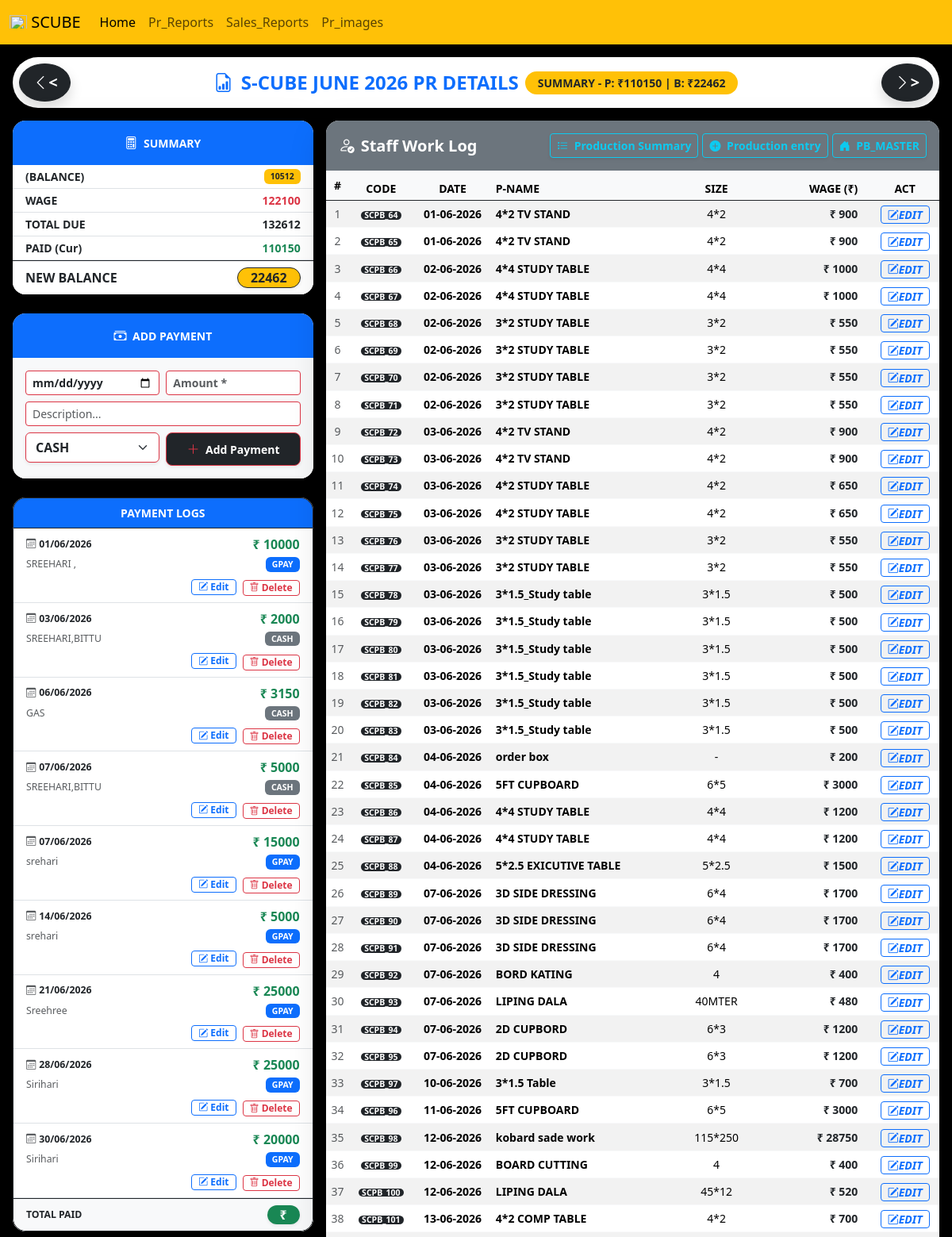
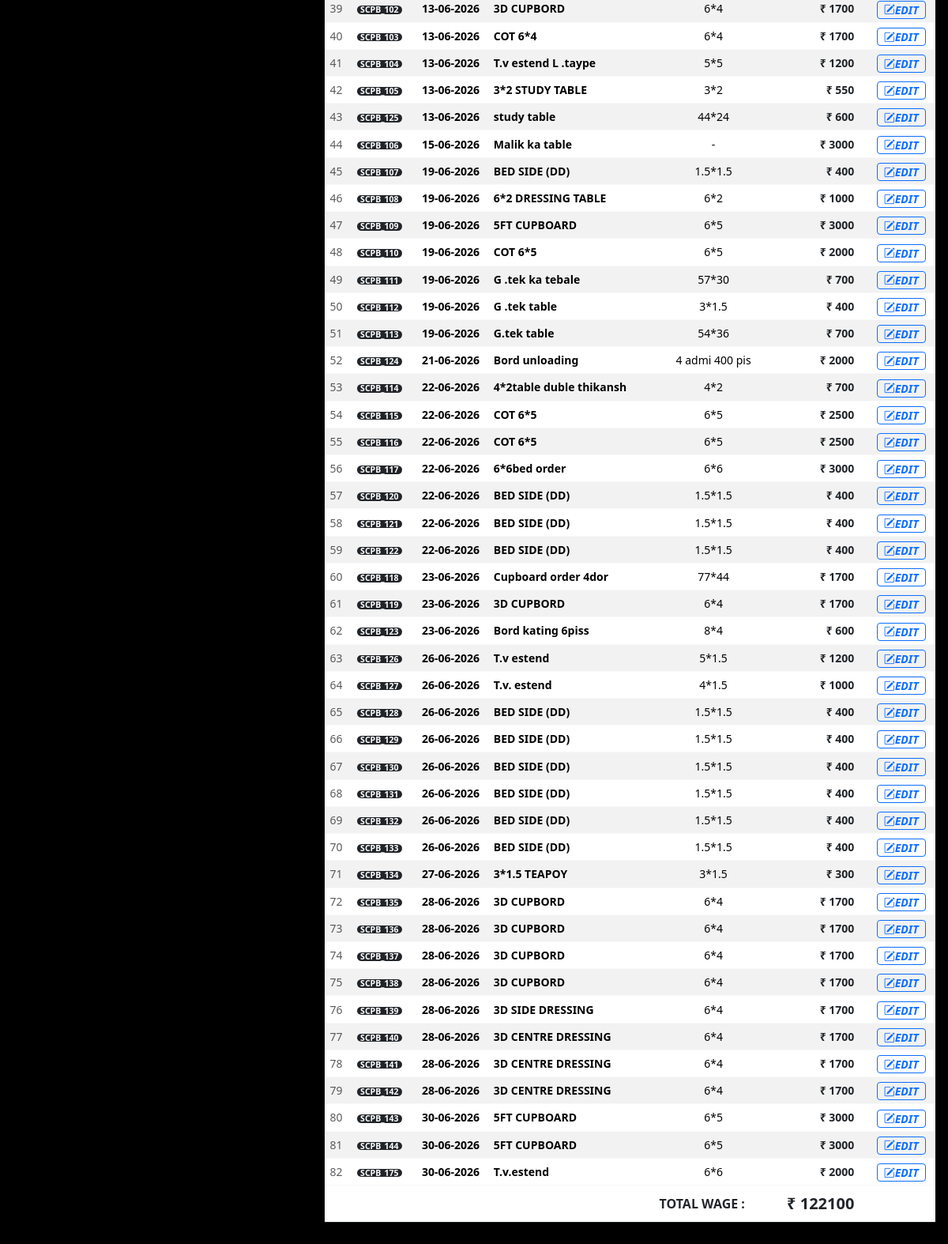
Screenshot of /reports/wage-paid-report/2026/6/ (signed in) with the database file from the repository (2 pictures, top to bottom).
### manager/models.py (models this page shows, shortened)
class PB_Paid_Entry(models.Model):
    PAYMENT_MODE_CHOICES = [
        ('CASH', 'CASH'),
        ('GPAY', 'GPAY'),
    ]
    date = models.DateField(verbose_name="Date")
    amount = models.DecimalField(max_digits=12, decimal_places=2, verbose_name="Amount")
    description = models.CharField(max_length=255, null=True, blank=True, verbose_name="Description")
    payment_mode = models.CharField(max_length=10, choices=PAYMENT_MODE_CHOICES, default='CASH', verbose_name="Payment Mode")

### manager/views.py (the view, shortened to what this page needs)
# urls.py: path('reports/wage-paid-report/', views.wage_paid_report, name='wage_report_current'),
@user_passes_test(is_pb_worker_or_admin)
def wage_paid_report(request, year=None, month=None):
    today = datetime.date.today()
    if year is None: year = today.year
    if month is None: month = today.month
    start_of_month = datetime.date(year, month, 1)
    next_m_y = year + (month // 12)
    next_m_m = (month % 12) + 1
    end_of_month = datetime.date(next_m_y, next_m_m, 1) - datetime.timedelta(days=1)
    prev_m_y = year + ((month - 2) // 12)
    prev_m_m = ((month - 2) % 12) + 1
    payment_form = PBPaidForm()
    prev_total_wage = BoardProductionRecord.objects.filter(cl_pr_date__lt=start_of_month).aggregate(total=Sum('cl_wage'))['total'] or 0
    prev_total_paid = PB_Paid_Entry.objects.filter(date__lt=start_of_month).aggregate(total=Sum('amount'))['total'] or 0
    previous_month_balance = prev_total_wage - prev_total_paid
    current_month_wages_list = BoardProductionRecord.objects.filter(cl_pr_date__gte=start_of_month, cl_pr_date__lte=end_of_month).order_by('cl_pr_date', 'id')
    current_month_total_wage = current_month_wages_list.aggregate(total=Sum('cl_wage'))['total'] or 0
    current_month_payments_list = PB_Paid_Entry.objects.filter(date__gte=start_of_month, date__lte=end_of_month).order_by('date', 'id')
    current_month_total_paid = current_month_payments_list.aggregate(total=Sum('amount'))['total'] or 0
    excel_total_due = previous_month_balance + current_month_total_wage
    excel_current_balance = excel_total_due - current_month_total_paid
    context = {
        'year': year, 'month_obj': start_of_month, 'prev_month': prev_m_m, 'prev_year': prev_m_y,
        'next_month': next_m_m, 'next_year': next_m_y, 'wages': current_month_wages_list,
        'payments': current_month_payments_list, 'total_w_monthly': current_month_total_wage,
        'prev_balance': previous_month_balance, 'excel_total_due': excel_total_due,
        'current_paid_monthly': current_month_total_paid, 'current_balance': excel_current_balance,
        'payment_form': payment_form,
    }
    return render(request, 'monthly_wage_paid.html', context)

### manager/templates/monthly_wage_paid.html (shortened to what this page needs)
{% extends 'blank_layout.html' %}
{% load static %}
{% block content %}
<body class="bg-light">
    <div class="container-fluid mt-3 mb-5 px-3">
        <div class="card shadow border-0 rounded-pill mb-3 no-print">
            <div class="card-body p-2 d-flex align-items-center justify-content-between flex-nowrap">
                <a href="{% url 'wage_report' year=prev_year month=prev_month %}" class="btn btn-dark rounded-circle shadow fw-bold px-3 py-2 flex-shrink-0" title="Previous Month">
                    <i class="bi bi-chevron-left fs-5"><</i>
                </a>
                <div class="d-flex flex-column flex-md-row align-items-center justify-content-center gap-2 flex-grow-1 text-truncate px-2">
                    <h1 class="text-primary m-0 fw-bold fs-4 text-center text-uppercase text-truncate mobile-header-title">
                        <i class="bi bi-file-earmark-bar-graph me-1 d-none d-md-inline"></i>
                        S-CUBE {{ month_obj|date:"F Y" }} PR DETAILS
                    </h1>
                    <div class="summary-p-y text-uppercase small px-3 py-1 bg-warning text-dark fw-bold rounded-pill text-center d-none d-xl-block">
                        SUMMARY - P: ₹{{ current_paid_monthly|floatformat:0 }} | B: ₹{{ current_balance|floatformat:0 }}
                    </div>
                </div>
                <a href="{% url 'wage_report' year=next_year month=next_month %}" class="btn btn-dark rounded-circle shadow fw-bold px-3 py-2 flex-shrink-0" title="Next Month">
                    <i class="bi bi-chevron-right fs-5">></i>
                </a>
            </div>
        </div>
        <div class="row g-3">
            <div class="col-12 col-lg-4">
                <div class="card shadow-lg border-0 rounded-4 mb-4 bg-white">
                    <div class="card-header bg-primary text-white p-3 rounded-top-4 border-bottom-0 text-center text-uppercase small fw-bold text-warning">
                        <i class="bi bi-calculator me-1 fs-6"></i> SUMMARY
                    </div>
                    <div class="card-body p-0 bg-light rounded-bottom-4">
                        <ul class="list-group list-group-flush small fw-bold labels-row rounded-bottom-4 mb-0">
                            <li class="list-group-item d-flex justify-content-between align-items-center bg-white py-1">
                                <span class="fw-bold text-dark text-uppercase">{{ prev_month_obj|date:"M" }} (balance)</span>
                                <span class="badge bg-warning text-dark px-2 py-1 fs-8">{{ prev_balance|floatformat:0 }}</span>
                            </li>
                            <li class="list-group-item d-flex justify-content-between align-items-center bg-white py-1">
                                <span class="text-dark">WAGE</span>
                                <span class="fw-bold text-danger">{{ total_w_monthly|floatformat:0 }}</span>
                            </li>
                            <li class="list-group-item d-flex justify-content-between align-items-center bg-white py-1">
                                <span class="text-dark fs-7 fw-bold">TOTAL DUE</span>
                                <span class="fw-bold fs-7 text-dark">{{ excel_total_due|floatformat:0 }}</span>
                            </li>
                            <li class="list-group-item d-flex justify-content-between align-items-center bg-white py-1">
                                <span class="text-dark">PAID (Cur)</span>
                                <span class="fw-bold text-success">{{ current_paid_monthly|floatformat:0 }}</span>
                            </li>
                            <li class="list-group-item d-flex justify-content-between align-items-center bg-white rounded-bottom-4 py-2 labels-row border-top border-dark">
                                <span class="text-dark fw-bold text-uppercase fs-6">NEW BALANCE</span>
                                <span class="badge bg-warning text-dark px-3 py-1 fw-bold fs-6 shadow-sm border border-dark rounded-pill">{{ current_balance|floatformat:0 }}</span>
                            </li>
                        </ul>
                    </div>
                </div>
                <div class="card shadow-lg border-0 rounded-4 mb-4 bg-white">
                    <div class="card-header bg-primary text-white p-3 rounded-top-4 border-bottom-0 text-center text-uppercase small fw-bold">
                        <i class="bi bi-cash-stack me-1 fs-6"></i> Add Payment
                    </div>
                    <div class="card-body p-3 bg-light rounded-bottom-4 no-print">
                        <form method="POST" action="" class="p-0 row g-2 payment-log-form">
                            <div class="col-6 mb-0">{{ payment_form.date }}</div>
                            <div class="col-6 mb-0">{{ payment_form.amount }}</div>
                            <div class="col-12 mb-0">{{ payment_form.description }}</div>
                            <div class="col-6 mb-0">{{ payment_form.payment_mode }}</div>
                            <div class="col-6 mb-0">
                                <button type="submit" name="add_payment" class="btn btn-sm btn-dark w-100 fw-bold px-2 py-2 rounded-3 shadow-sm border border-danger">
                                    <i class="bi bi-plus-lg fs-6 me-1 text-danger fw-bold"></i> Add Payment
                                </button>
                            </div>
                        </form>
                    </div>
                </div>
                 <div class="card shadow-lg border-0 rounded-4 mb-4 bg-white">
                    <div class="card-header bg-primary text-white p-2 rounded-top-4 border-bottom-0 small fw-bold text-uppercase text-center border border-dark">
                        PAYMENT LOGS
                    </div>
                    <div class="card-body p-0 bg-white rounded-bottom-4 border border-dark mb-0">
                        <ul class="list-group list-group-flush mb-0 small rounded-bottom-4">
                            {% for payment in payments %}
                            <li class="list-group-item d-flex flex-column bg-white py-2 border-bottom">
                                <div class="d-flex justify-content-between align-items-center">
                                    <span class="small fw-bold text-dark"><i class="bi bi-calendar3 me-1 text-muted"></i>{{ payment.date|date:"d/m/Y" }}</span>
                                    <span class="fw-bold text-success fs-6">₹ {{ payment.amount|floatformat:0 }}</span>
                                </div>
                                <div class="d-flex justify-content-between align-items-center mt-1">
                                    <span class="small text-muted text-truncate" style="max-width: 75%;">
                                        {{ payment.description|default:"-" }}
                                    </span>
                                    <span class="badge {% if payment.payment_mode == 'GPAY' %}bg-primary{% else %}bg-secondary{% endif %} text-white px-2 py-1 fs-8 rounded">
                                        {{ payment.payment_mode }}
                                    </span>
                                </div>
                                <div class="d-flex justify-content-end align-items-center mt-2 gap-2 no-print">
                                    <button type="button" class="btn btn-outline-primary btn-sm py-0 px-2 fw-bold" style="font-size: 0.75rem;" data-bs-toggle="modal" data-bs-target="#editPaymentModal{{ payment.id }}">
                                        <i class="bi bi-pencil-square"></i> Edit
                                    </button>
                                    <form method="POST" action="{% url 'delete_payment' payment.id %}" style="display:inline;" onsubmit="return confirm('Are you sure you want to delete this payment (₹{{ payment.amount }})?');">
                                        <button type="submit" class="btn btn-outline-danger btn-sm py-0 px-2 fw-bold" style="font-size: 0.75rem;">
                                            <i class="bi bi-trash"></i> Delete
                                        </button>
                                    </form>
                                </div>
                            </li>
                            {% empty %}
                            <li class="list-group-item text-center text-muted small py-3 bg-white rounded-bottom-4">No payments for this month.</li>
                            {% endfor %}
                             <li class="list-group-item text-start rounded-bottom-4 border-top border-dark bg-light py-2 no-print">
                                <div class="d-flex justify-content-between align-items-center">
                                    <span class="fw-bold text-dark text-uppercase small">TOTAL PAID</span>
                                    <span class="badge bg-success text-white px-3 py-1 fw-bold fs-6 shadow-sm rounded-pill">₹ {{ current_month_total_paid|floatformat:0 }}</span>
                                </div>
                            </li>
                        </ul>
                    </div>
                </div>
            </div>
            <div class="col-12 col-lg-8">
                <div class="card shadow-lg border-0 rounded-4 mb-4">
                    <div class="card-header bg-secondary text-white p-3 d-flex justify-content-between align-items-center rounded-top-4 border-bottom-0 work-log-header">
                        <h5 class="mb-0 fw-bold"><i class="bi bi-person-check me-2"></i>Staff Work Log</h5>
                        <div class="d-flex btn-group-custom" style="gap: 5px;">
                            <a href="{% url 'board_production_summary' %}" class="btn btn-outline-info btn-sm fw-bold shadow-sm"><i class="bi bi-list-task me-1"></i> Production Summary</a>
                            <a href="{% url 'board_production_entry' %}" class="btn btn-outline-info btn-sm fw-bold shadow-sm"><i class="bi bi-plus-circle-fill me-1"></i> Production entry</a>
                            <a href="{% url 'product_master' %}" class="btn btn-outline-info btn-sm fw-bold shadow-sm"><i class="bi bi-house-door-fill me-1"></i> PB_MASTER</a>
                        </div>
                    </div>
                    <div class="card-body p-0 bg-white">
                        <div class="table-responsive">
                            <table class="table table-striped table-hover align-middle mb-0 table-sm text-center">
                                <thead class="table-light border-bottom border-dark">
                                    <tr class="labels-row">
                                        <th class="py-2 small">#</th>
                                        <th class="small">CODE</th>
                                        <th class="small">DATE</th>
                                        <th class="text-start small">P-NAME</th>
                                        <th class="small">SIZE</th>
                                        <th class="text-end pe-3 small">WAGE (₹)</th>
                                        <th class="no-print small text-center">ACT</th>
                                    </tr>
                                </thead>
                                <tbody>
                                    {% for record in wages %}
                                    <tr class="product-row border-bottom border-light align-items-center">
                                        <td class="small text-muted">{{ forloop.counter }}</td>
                                        <td class="small fw-bold"><span class="badge bg-dark px-1 py-0 rounded">{{ record.cl_code|default:"-" }}</span></td>
                                        <td class="small fw-bold">{{ record.cl_pr_date|date:"d-m-Y"|default:"-" }}</td>
                                        <td class="text-start small fw-bold">{{ record.cl_name|default:"-" }}</td>
                                        <td class="small">{{ record.cl_size|default:"-" }}</td>
                                        <td class="text-end pe-3 fw-bold small text-dark fs-7">
                                        </td>
                                        <td class="no-print text-center">
                                            <button type="button" class="btn btn-outline-primary btn-sm py-0 px-2 fw-bold" data-bs-toggle="modal" data-bs-target="#editProductionModal{{ record.id }}" title="Edit">
                                                <i class="bi bi-pencil-square">EDIT</i>
                                            </button>
                                        </td>
                                    </tr>
                                    {% endfor %}
                                </tbody>
                                <tfoot class="bg-warning fw-bold border-top border-dark labels-row">
                                    <tr>
                                        <td colspan="5" class="text-end py-2 text-dark fs-6 fw-bold text-uppercase pe-4">TOTAL WAGE :</td>
                                        <td class="text-end pe-3 py-2 fw-bold text-dark fs-5">₹ {{ total_w_monthly|floatformat:0 }}</td>
                                        <td class="no-print"></td>
                                    </tr>
                                </tfoot>
                            </table>
                        </div>
                    </div>
                </div>
            </div>
        </div>
    </div>
</body>
{% endblock %}

### rows the page displays
PB_Paid_Entry: date "01/06/2026", amount "10000", description "SREEHARI ,", payment_mode "GPAY"
PB_Paid_Entry: date "03/06/2026", amount "2000", description "SREEHARI,BITTU", payment_mode "CASH"
PB_Paid_Entry: date "06/06/2026", amount "3150", description "GAS", payment_mode "CASH"
PB_Paid_Entry: date "07/06/2026", amount "5000", description "SREEHARI,BITTU", payment_mode "CASH"
PB_Paid_Entry: date "07/06/2026", amount "15000", description "srehari", payment_mode "GPAY"
PB_Paid_Entry: date "14/06/2026", amount "5000", description "srehari", payment_mode "GPAY"
PB_Paid_Entry: date "21/06/2026", amount "25000", description "Sreehree", payment_mode "GPAY"
PB_Paid_Entry: date "28/06/2026", amount "25000", description "Sirihari", payment_mode "GPAY"
PB_Paid_Entry: date "30/06/2026", amount "20000", description "Sirihari", payment_mode "GPAY"

### other values shown
{{ month_obj|date:"F Y" }} "JUNE 2026"
{{ current_paid_monthly|floatformat:0 }} "110150"
{{ current_balance|floatformat:0 }} "22462"
{{ prev_balance|floatformat:0 }} "10512"
{{ total_w_monthly|floatformat:0 }} "122100"
{{ excel_total_due|floatformat:0 }} "132612"
